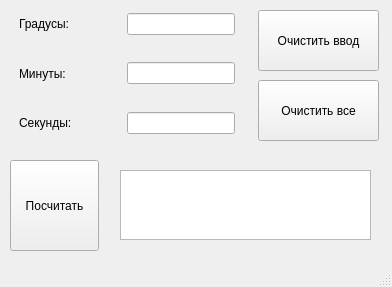
<?xml version="1.0" encoding="UTF-8"?>
<ui version="4.0">
 <class>MainWindow</class>
 <widget class="QMainWindow" name="MainWindow">
  <property name="geometry">
   <rect>
    <x>0</x>
    <y>0</y>
    <width>392</width>
    <height>287</height>
   </rect>
  </property>
  <property name="windowTitle">
   <string>MainWindow</string>
  </property>
  <widget class="QWidget" name="centralwidget">
   <widget class="QPushButton" name="clearInputPushButton">
    <property name="geometry">
     <rect>
      <x>258</x>
      <y>10</y>
      <width>121</width>
      <height>61</height>
     </rect>
    </property>
    <property name="text">
     <string>Очистить ввод</string>
    </property>
   </widget>
   <widget class="QPushButton" name="calculatePushButton">
    <property name="geometry">
     <rect>
      <x>10</x>
      <y>160</y>
      <width>89</width>
      <height>91</height>
     </rect>
    </property>
    <property name="text">
     <string>Посчитать</string>
    </property>
   </widget>
   <widget class="QTextEdit" name="dec_value">
    <property name="geometry">
     <rect>
      <x>120</x>
      <y>170</y>
      <width>251</width>
      <height>70</height>
     </rect>
    </property>
   </widget>
   <widget class="QPushButton" name="clearAllPushButton">
    <property name="geometry">
     <rect>
      <x>258</x>
      <y>80</y>
      <width>121</width>
      <height>61</height>
     </rect>
    </property>
    <property name="text">
     <string>Очистить все</string>
    </property>
   </widget>
   <widget class="QWidget" name="">
    <property name="geometry">
     <rect>
      <x>10</x>
      <y>2</y>
      <width>234</width>
      <height>143</height>
     </rect>
    </property>
    <layout class="QVBoxLayout" name="verticalLayout">
     <item>
      <widget class="QWidget" name="widget" native="true">
       <layout class="QHBoxLayout" name="horizontalLayout_2">
        <item>
         <widget class="QLabel" name="label">
          <property name="sizePolicy">
           <sizepolicy hsizetype="MinimumExpanding" vsizetype="Preferred">
            <horstretch>0</horstretch>
            <verstretch>0</verstretch>
           </sizepolicy>
          </property>
          <property name="text">
           <string>Градусы:</string>
          </property>
         </widget>
        </item>
        <item>
         <widget class="QLineEdit" name="degrees"/>
        </item>
       </layout>
      </widget>
     </item>
     <item>
      <widget class="QWidget" name="widget_2" native="true">
       <layout class="QHBoxLayout" name="horizontalLayout_3">
        <item>
         <widget class="QLabel" name="label_2">
          <property name="sizePolicy">
           <sizepolicy hsizetype="MinimumExpanding" vsizetype="Preferred">
            <horstretch>0</horstretch>
            <verstretch>0</verstretch>
           </sizepolicy>
          </property>
          <property name="text">
           <string>Минуты:</string>
          </property>
         </widget>
        </item>
        <item>
         <widget class="QLineEdit" name="minutes"/>
        </item>
       </layout>
      </widget>
     </item>
     <item>
      <widget class="QWidget" name="widget_3" native="true">
       <layout class="QHBoxLayout" name="horizontalLayout">
        <item>
         <widget class="QLabel" name="label_3">
          <property name="sizePolicy">
           <sizepolicy hsizetype="MinimumExpanding" vsizetype="Preferred">
            <horstretch>0</horstretch>
            <verstretch>0</verstretch>
           </sizepolicy>
          </property>
          <property name="text">
           <string>Секунды:</string>
          </property>
         </widget>
        </item>
        <item>
         <widget class="QLineEdit" name="seconds"/>
        </item>
       </layout>
      </widget>
     </item>
    </layout>
   </widget>
  </widget>
  <widget class="QStatusBar" name="statusbar"/>
 </widget>
 <resources/>
 <connections/>
</ui>
